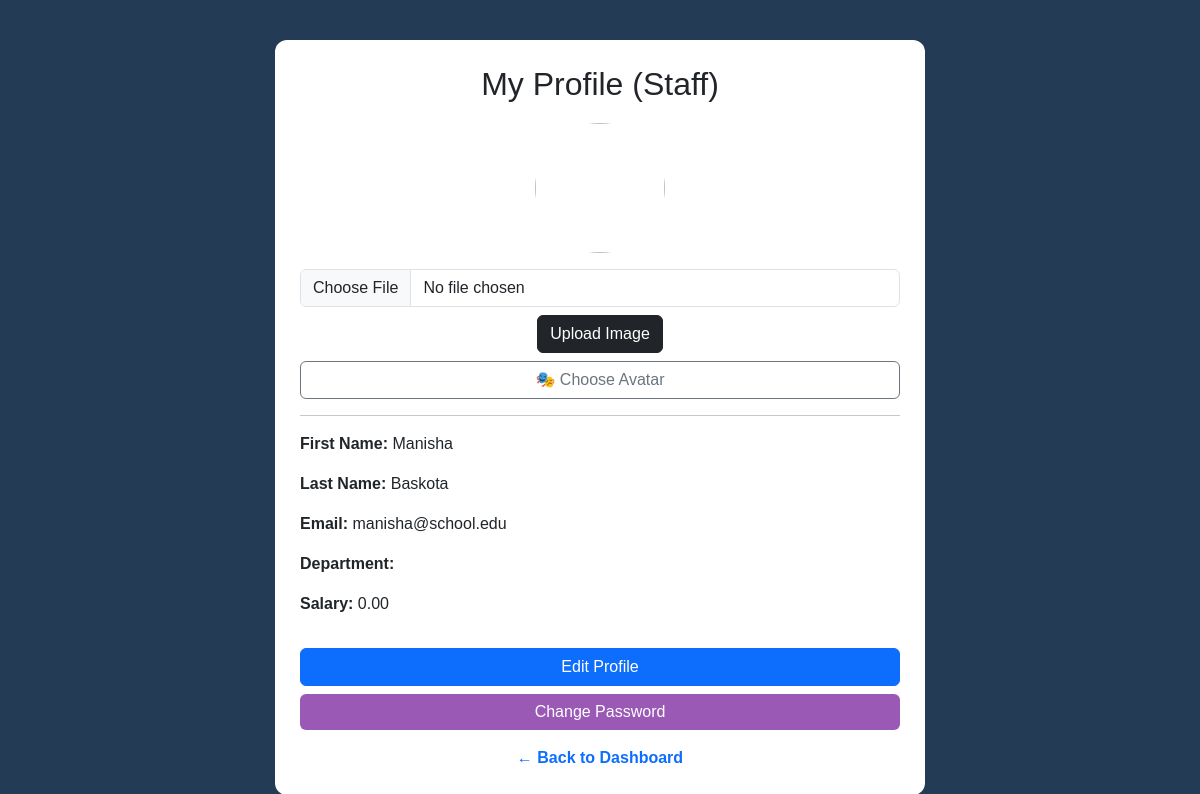
/user_registration_system/user_code/my_profile.php (signed in), run on the app's committed database.
### tables this page shows
CREATE TABLE `staff` (
  `StaffID` int(11) NOT NULL,
  `UserID` int(11) NOT NULL,
  `FirstName` varchar(50) NOT NULL,
  `LastName` varchar(50) NOT NULL,
  `Email` varchar(100) NOT NULL,
  `CourseID` int(11) DEFAULT NULL,
  `CourseName` varchar(100) DEFAULT NULL,
  `Salary` decimal(10,2) DEFAULT NULL,
  `ProfileImage` varchar(255) DEFAULT NULL,
  `AvatarImage` varchar(255) DEFAULT NULL,
  `IsActive` tinyint(1) DEFAULT 1,
  `HireDate` date DEFAULT NULL
);

### user_registration_system/user_code/my_profile.php (the view, shortened to what this page needs)
<?php
$pdo     = getDB();
$userID  = $_SESSION['userID'];
$role    = $_SESSION['role'];
if ($role === 'Staff') {
    $stmt = $pdo->prepare("SELECT * FROM staff WHERE UserID = ?");
} elseif ($role === 'Student') {
    $stmt = $pdo->prepare("SELECT * FROM student WHERE UserID = ?");
} else {
    $stmt = $pdo->prepare("SELECT * FROM user WHERE UserID = ?");
}
$stmt->execute([$userID]);
$profile = $stmt->fetch(PDO::FETCH_ASSOC);
$imgPath = "";
if (!empty($profile['ProfileImage'])) {
    if (strpos($profile['ProfileImage'], 'http') === 0) {
        $imgPath = $profile['ProfileImage'];
    } else {
        $imgPath = "../uploads/profile/" . $profile['ProfileImage'];
    }
} else {
    $imgPath = "https://cdn-icons-png.flaticon.com/512/847/847969.png";
}
?>
<!DOCTYPE html>
<html>
<head>
<link href="https://cdn.jsdelivr.net/npm/bootstrap@5.3.0/dist/css/bootstrap.min.css" rel="stylesheet">
</head>
<body>
<div class="box">
<h2>My Profile (<?php echo htmlspecialchars($role); ?>)</h2>
<div id="imageSection">
    <img src="<?php echo htmlspecialchars($imgPath); ?>" class="avatar">
    <form method="POST" enctype="multipart/form-data" class="mt-3 text-center">
        <input type="file" name="profile_image" class="form-control">
        <button class="btn btn-dark mt-2" name="upload_image">Upload Image</button>
    </form>
    <button type="button" class="btn btn-outline-secondary w-100 mt-2" onclick="toggleAvatarSection()">
        🎭 Choose Avatar
    </button>
    <hr>
</div>
<div id="viewMode">
    <?php if ($role === 'Admin'): ?>
        <p><strong>Username:</strong> <?php echo htmlspecialchars($profile['Username']); ?></p>
        <p><strong>Role:</strong> <?php echo htmlspecialchars($profile['Role']); ?></p>
        <p><strong>Email:</strong> <?php echo htmlspecialchars($profile['Email']); ?></p>
    <?php elseif ($role === 'Staff'): ?>
        <p><strong>First Name:</strong> <?php echo htmlspecialchars($profile['FirstName']); ?></p>
        <p><strong>Last Name:</strong> <?php echo htmlspecialchars($profile['LastName']); ?></p>
        <p><strong>Email:</strong> <?php echo htmlspecialchars($profile['Email']); ?></p>
        <p><strong>Department:</strong> <?php echo htmlspecialchars($profile['Department']); ?></p>
        <p><strong>Salary:</strong> <?php echo htmlspecialchars($profile['Salary']); ?></p>
    <?php endif; ?>
    <button class="btn btn-primary w-100 mt-3" onclick="showEditProfile()">Edit Profile</button>
    <button class="btn btn-pass w-100 mt-2" onclick="showPasswordForm()">Change Password</button>
    <div class="text-center mt-3">
        <a href="dashboard.php" class="btn-back">← Back to Dashboard</a>
    </div>
</div>
</div>
</body>
</html>

### user_registration_system/user_code/my_profile.php (style rules this page uses)
body { background:#243B55; padding:40px; font-family:Poppins,sans-serif; }
.box { max-width:650px; margin:auto; background:#fff; padding:25px; border-radius:12px; }
h2 { text-align:center; margin-bottom:20px; }
.avatar { width:130px; height:130px; border-radius:50%; object-fit:cover; display:block; margin:auto; }
.btn-pass { background:#9b59b6; color:#fff; width:100%; border:none; }
.btn-back { font-weight:bold; text-decoration:none; }

### data on the page
staff: FirstName "Manisha", LastName "Baskota", Email "manisha@school.edu", Salary "0.00"

### other printed values
$role "Staff"
